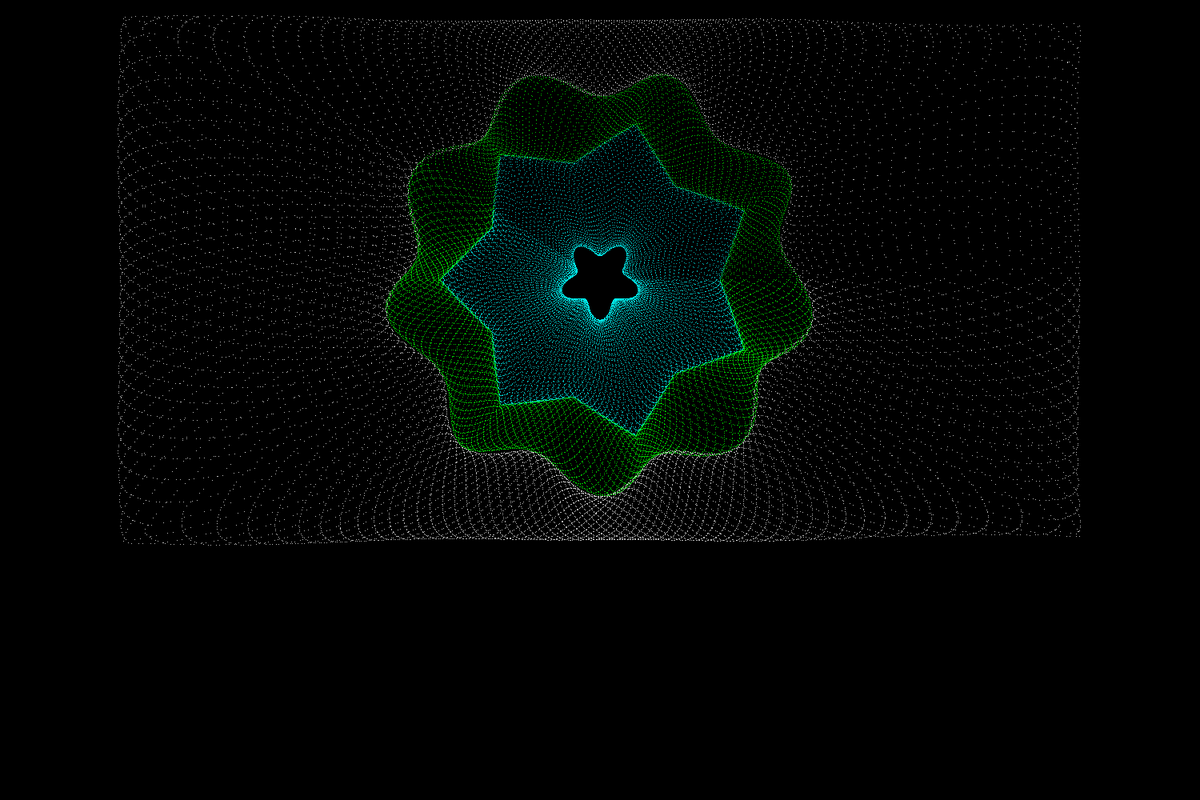
Frame 1 (no input)
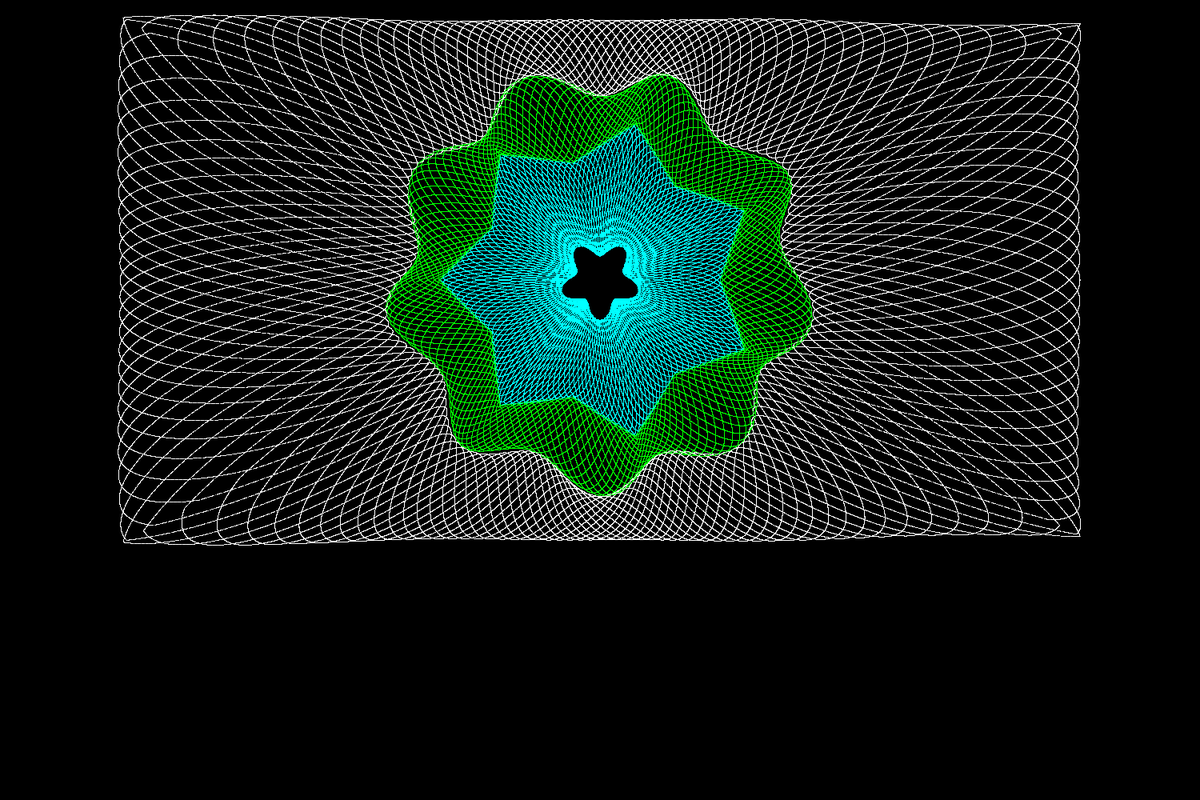
Frame 60 (the mouse pressed at the canvas centre just before this capture)
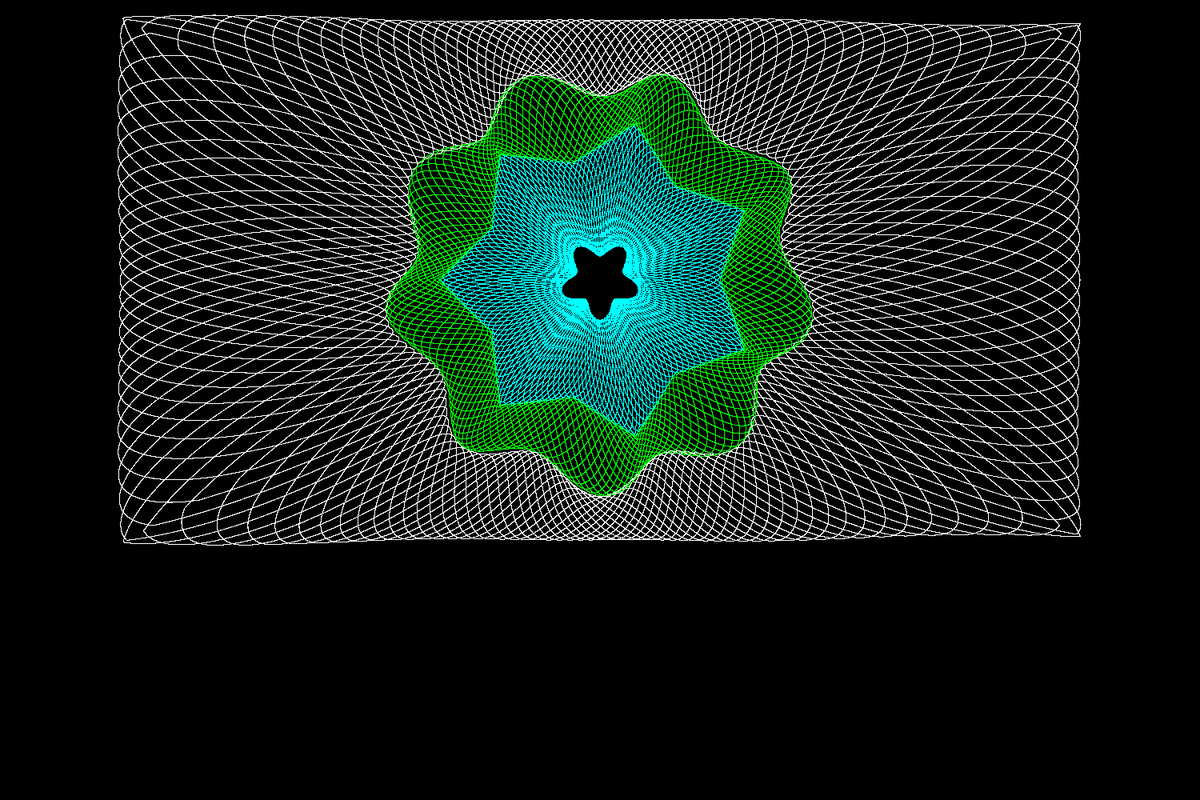
Frame 120 (the mouse held since frame 60 and released just before this capture)

The Processing sketch that drew these frames (run headless with seeded random() and noise(); from frame 60 on, the mouse is pressed at the canvas centre):

// Processing sketch: guilloche17
// ── guilloche17.pde

float fmodulus(float a, float b)
{
        return a - floor(a / b) * b;
}

float hypot(float x1, float y1, float x2, float y2)
{
  return sqrt((x2 - x1) * (x2 - x1) + (y2 - y1) * (y2 - y1));
}

float calc_lengths(float px[], float py[], float len[], int npoints)
{
  float t;
  int i;
  
  t = 0;
  for (i = 0; i < npoints - 1; i++) {
    len[i] = hypot(px[i], py[i], px[i + 1], py[i + 1]);
    t += len[i];
  }
  return t;
}

float polygonx(float t, float period, 
float px[], float py[], float len[], 
int npoints, float total_len)
{
  float z, len_so_far, t1, t2;
  int i, segment;
  float prev_segs_len;
  float tt;
  
  tt = fmodulus(t, period);
  
  /* find which segment we're currently in */
  len_so_far = 0;
  segment = 0;
  for (i = 0; i < npoints - 1; i++) {
    len_so_far += len[i];
    if ((len_so_far / total_len) > (tt / period)) {
      segment = i;
      break;
    }
  }
  
  /* find how far into the current segment we are */
  prev_segs_len = (len_so_far - len[segment]);
  t1 = (prev_segs_len / total_len) * period; /* find t1 == t at beginning of this seg */
  t2 = ((prev_segs_len + len[segment]) / total_len) * period; /* find t2 = t at the end of this seg */
  z = (tt - t1) / (t2 - t1); /* fraction of the way through this segment that we are right now at t */
  
  return px[segment] + z * (px[segment + 1] - px[segment]);
  
}

float polygony(float t, float period, float px[], float py[], float len[], int npoints, float total_len)
{
  float z, len_so_far, t1, t2;
  int i, segment;
  float prev_segs_len;
  float tt;
  
  tt = fmodulus(t, period);
  
  /* find which segment we're currently in */
  len_so_far = 0;
  segment = 0;
  for (i = 0; i < npoints - 1; i++) {
    len_so_far += len[i];
    if ((len_so_far / total_len) > (tt / period)) {
      segment = i;
      break;
    }
  }
  
  /* find how far into the current segment we are */
  prev_segs_len = (len_so_far - len[segment]);
  t1 = (prev_segs_len / total_len) * period; /* find t1 == t at beginning of this seg */
  t2 = ((prev_segs_len + len[segment]) / total_len) * period; /* find t2 = t at the end of this seg */
  z = (tt - t1) / (t2 - t1); /* fraction of the way through this segment that we are right now at t */
  
  return py[segment] + z * (py[segment + 1] - py[segment]);
  
}

int npoints = 15;
float[] starx = new float[npoints];
float[] stary = new float[npoints];
float[] tlen = new float[npoints];
float total_len;

void setup() {  // setup() runs once

  float angle = 0;
  float rad1, rad2, r;
  float da;
  
  rad1 = 150;
  rad2 = 200;
  size(1500, 1000);
  frameRate(30);
  background(0,0,0);
  stroke(255,255,255);
 
  da = (2 * 3.1415927) / (npoints - 1);
  
  for (int i = 0; i < npoints; i++) {
    if ((i % 2) == 0) {
      r = rad1;
    } else {
      r = rad2;
    }
    starx[i] = cos(angle) * r;
    stary[i] = sin(angle) * r;
    angle += da;
  } 
  total_len = calc_lengths(starx, stary, tlen, npoints);
}

float angrecx(float t, float period, float width, float height)
{
	float angle;
	float adjacent;

	t = fmodulus(t, period);
	angle = (t / period) * 2 * PI;

	if (t == 0.0)
		return width / 2.0;
	if (t == PI)
		return -width / 2.0;

	/* we know that opposite == height / 2.0
	 * and that opposite / adjacent = tan(angle)
	 * so adjacent = (height / 2.0) / tan(angle);
	 */

	if (t >= 0 && t <= PI) {
		adjacent = (height / 2.0) / tan(angle);
	} else {
		adjacent = -(height / 2.0) / tan(angle);
	}
	if (adjacent > width / 2.0) {
		return width / 2.0;
	}
	if (adjacent < -width / 2.0) {
		return -width / 2.0;
	}
	return adjacent;
}

float angrecy(float t, float period, float width, float height)
{
	float angle;
	float opposite;

	t = fmodulus(t, period);
	angle = (t / period) * 2 * PI;

	if (t == PI / 2.0)
		return -height / 2.0;
	if (t == 3 * PI / 2.0)
		return height / 2.0;

	/* we know that adjacent == width / 2.0
	 * and that opposite / adjacent = tan(angle)
	 * so opposite = (width / 2.0) * tan(angle);
	 */

	opposite = -(width / 2.0) * tan(angle);
	if (opposite > height / 2.0) {
		return height / 2.0;
	}
	if (opposite < -height / 2.0) {
		return -height / 2.0;
	}
	return opposite;
}

float t = 0;

void draw()
{
  float x1, y1, x2, y2, x3, y3, x4, y4, x5, y5;
  float ox, oy;
  float period, w, h;
  float rad1 = 200;
  float rad2 = 50;
  float rad4;
  float rad5;
  float outer_env_rad = 180;
  float inner_env_rad = 40;
  float third_env_rad = 250;
  float renv3, env3x, env3y;
  float env4x, env4y;
 
  float outerx, outery;
  float innerx, innery;
  float current_inner_rad;
  float current_outer_rad, r1, r2;
  int j;
  
  ox = 750;
  oy = 350;
  period = 2 * 3.1415927 / 10.0;
  w = 800;
  h = 400;
  
  for (int i = 0; i < 1000; i++) {

    /* Basic circle of radius rad1... */
    x1 = cos(t * 10) * rad1; 
    y1 = sin(t * 10) * rad1; 

    // point(x1 + ox, y1 + oy);

    /* calculate outer envelope shape... */
    outerx = polygonx(t, period, starx, stary, tlen, npoints, total_len);
    outery = polygony(t, period, starx, stary, tlen, npoints, total_len);

    /* calculate inner envelope shape... */
    rad5 = sin(t * 10 * 5) * 10 + inner_env_rad;
    innerx = cos(t * 10) * rad5;  
    innery = sin(t * 10) * rad5;  

    /* calculate current inner and outer radii */
    current_inner_rad = sqrt(innerx * innerx + innery * innery);
    current_outer_rad = sqrt(outerx * outerx + outery * outery);

    /* calculate midpoint between inner and outer envelope */
    x2 = ((outerx - innerx) / 2.0) + innerx;
    y2 = ((outery - innery) / 2.0) + innery;

    /* calculate unit vector in dirction of x2,y2 */
    x3 = x2 / sqrt(x2 * x2 + y2 * y2);
    y3 = y2 / sqrt(x2 * x2 + y2 * y2);

    for (j = 0; j < 16; j++) {
	    r1 = (sin(t * 10 * 10 + j * PI / 8) / 2.0) + 0.5;
	    x4 = x3 * r1 * (current_outer_rad - current_inner_rad) + innerx;
	    y4 = y3 * r1 * (current_outer_rad - current_inner_rad) + innery;
	    stroke(0, 255, 255); /* cyan */
	    point(x4 + ox, y4 + oy);
    }

    /* calculate 3rd envelope */
    renv3 = sin(t * 10 * 9) * 20 + third_env_rad;
    env3x = cos(t * 10) * renv3;  
    env3y = sin(t * 10) * renv3;  

    /* calculate current inner and outer radii */
    current_inner_rad = sqrt(outerx * outerx + outery * outery);
    current_outer_rad = sqrt(env3x * env3x + env3y * env3y);

    stroke(0, 255, 0); /* green */
    for (j = 0; j < 16; j++) {
	    r1 = (sin(t * 10 * 10 + j * PI / 8) / 2.0) + 0.5;
	    x4 = x3 * r1 * (current_outer_rad - current_inner_rad) + outerx;
	    y4 = y3 * r1 * (current_outer_rad - current_inner_rad) + outery;
	    point(x4 + ox, y4 + oy);
    }

    /* calculate the 4th envelope */
    env4x = angrecx(t, 2 * PI / 10.0, 1200, 650);
    env4y = angrecy(t, 2 * PI / 10.0, 1200, 650);

    /* calculate current inner and outer radii */
    current_inner_rad = sqrt(env3x * env3x + env3y * env3y);
    current_outer_rad = sqrt(env4x * env4x + env4y * env4y);

    // stroke(0, 0, 255); /* blue */
    // point(env4x + ox, env4y + oy);
    stroke(255, 255, 255); /* white */
    for (j = 0; j < 16; j++) {
	    r1 = (sin(t * 10 * 10 + j * PI / 8) / 2.0) + 0.5;
	    x4 = x3 * r1 * (current_outer_rad - current_inner_rad) + env3x;
	    y4 = y3 * r1 * (current_outer_rad - current_inner_rad) + env3y;
	    point(x4 + ox, y4 + oy);
    }

    // stroke(255,255,255); /* white */
    // point(innerx + ox, innery + oy);

    // stroke(0,0,255); /* blue */
    // point(x2 + ox, y2 + oy);

    // stroke(0, 255,0); /* green */
    // point(outerx + ox, outery + oy);

    // stroke(255,0,0); /* red */
    // point(innerx + ox, innery + oy);

    // stroke(0,255,255); /* blue */
    // point(x5 + ox, y5 + oy);

    t += 0.001;
  }
}
